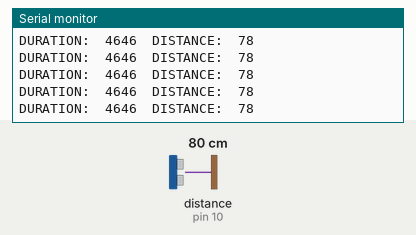
Simulated run of this sketch. Board: Arduino Uno, built with avr-gcc and run on an emulated ATmega328P. On the bench: the last lines printed to the serial monitor. Wiring (inferred from the names in the program): ultrasonic range finder: trigger pin 9; echo pin 10. The inputs (shaded band) are chosen by the test bench; at power-on: distance to the obstacle (sensor on pin 10) 80 cm. The echo pulse lasts 58.3 µs per cm.

Above: at 1.2 s.
1.3 s: distance to the obstacle (sensor on pin 10) set to 4 cm
At 2.1 s:
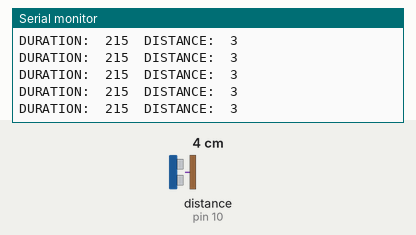
4.3 s: distance to the obstacle (sensor on pin 10) set to 18 cm
At 5.0 s:
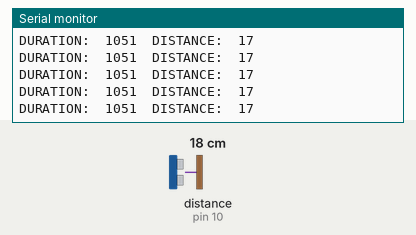
7.3 s: distance to the obstacle (sensor on pin 10) set to 250 cm
At 7.8 s:
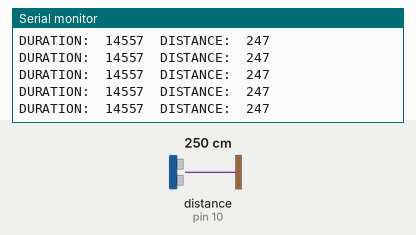
10.3 s: distance to the obstacle (sensor on pin 10) set to 2 cm
At 10.9 s:
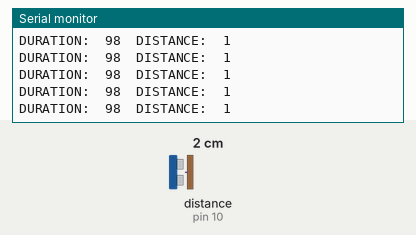
13.3 s: distance to the obstacle (sensor on pin 10) set to 9 cm
At 14.1 s:
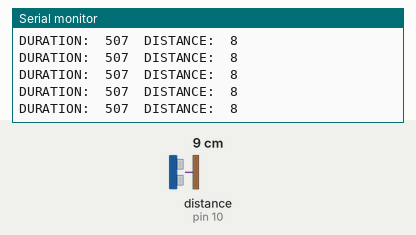
16.3 s: distance to the obstacle (sensor on pin 10) set to 35 cm
At 16.9 s:
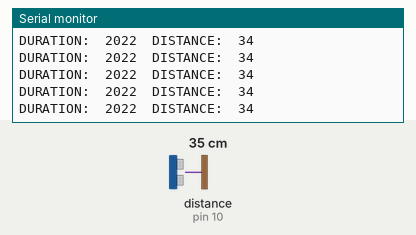
Timing chart, 0 to 19.3 s (numbered marks = the images above; inputs shaded):
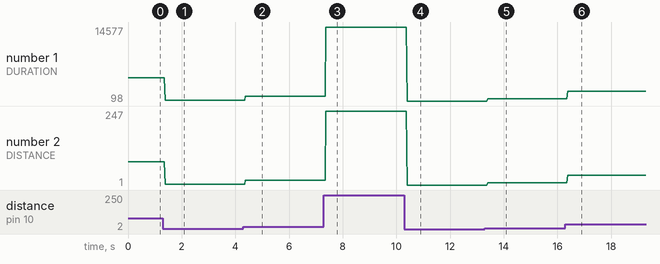

Measured:
- after the input at 1.3 s, the serial monitor: prints a new line after 0.09 s (image 1)
- after the input at 4.3 s, the serial monitor: prints a new line after 0.08 s (image 2)
- after the input at 7.3 s, the serial monitor: prints a new line after 0.08 s (image 3)
- after the input at 10.3 s, the serial monitor: prints a new line after 0.10 s (image 4)
- after the input at 13.3 s, the serial monitor: prints a new line after 0.10 s (image 5)
- after the input at 16.3 s, the serial monitor: prints a new line after 0.08 s (image 6)
- plotted number 1: 4646 → 215 after the input at 1.3 s, 215 → 1051 after the input at 4.3 s, 1051 → 14557 after the input at 7.3 s, 14557 → 98 after the input at 10.3 s, 98 → 507 after the input at 13.3 s
- plotted number 2: 78 → 3 after the input at 1.3 s, 3 → 17 after the input at 4.3 s, 17 → 247 after the input at 7.3 s, 247 → 1 after the input at 10.3 s, 1 → 8 after the input at 13.3 s

The sketch:

test_ultrasonic.ino
```cpp
const int trigPin = 9;
const int echoPin = 10;

long duration;
int distance;

void setup() {
  // put your setup code here, to run once:
  Serial.begin(9600);
  pinMode(trigPin, OUTPUT);
  pinMode(echoPin, INPUT);
}

void loop() {
  // put your main code here, to run repeatedly:

  digitalWrite(trigPin, LOW);
  delayMicroseconds(2);

  digitalWrite(trigPin, HIGH);
  delayMicroseconds(10);
  digitalWrite(trigPin, LOW);


  duration = pulseIn(echoPin, HIGH);
  distance = duration * 0.034 / 2;

  Serial.print("DURATION:  ");
  Serial.print(duration);
  Serial.print("\tDISTANCE:  ");
  Serial.println(distance);
}
```
